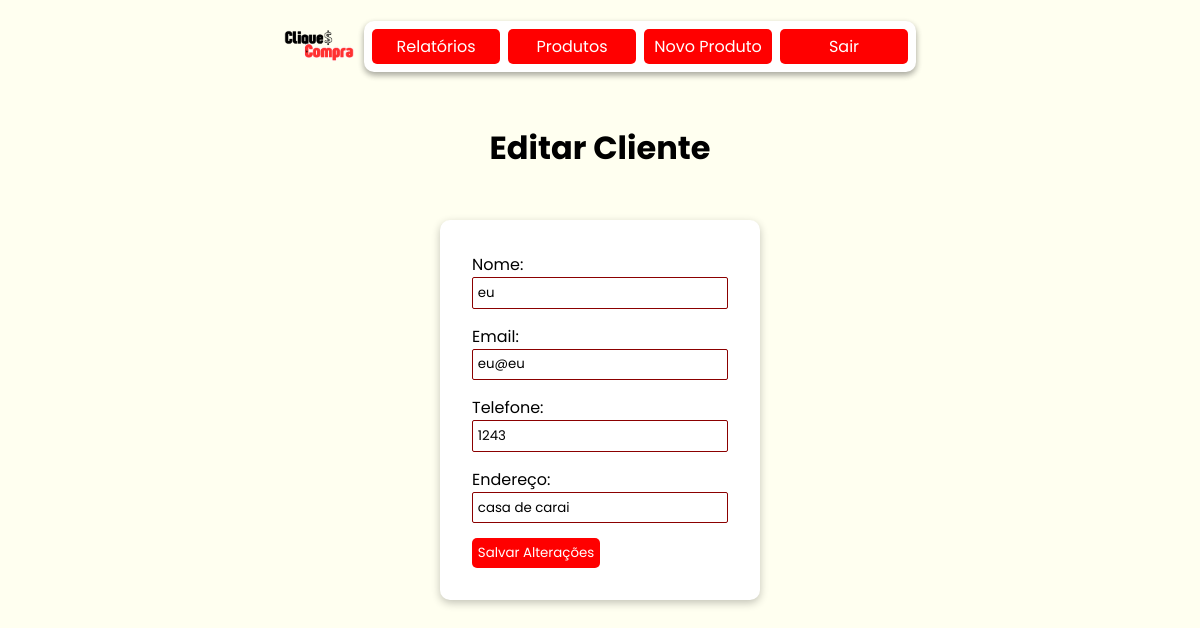
The page /clientes/edit/2 on the database as committed earlier.
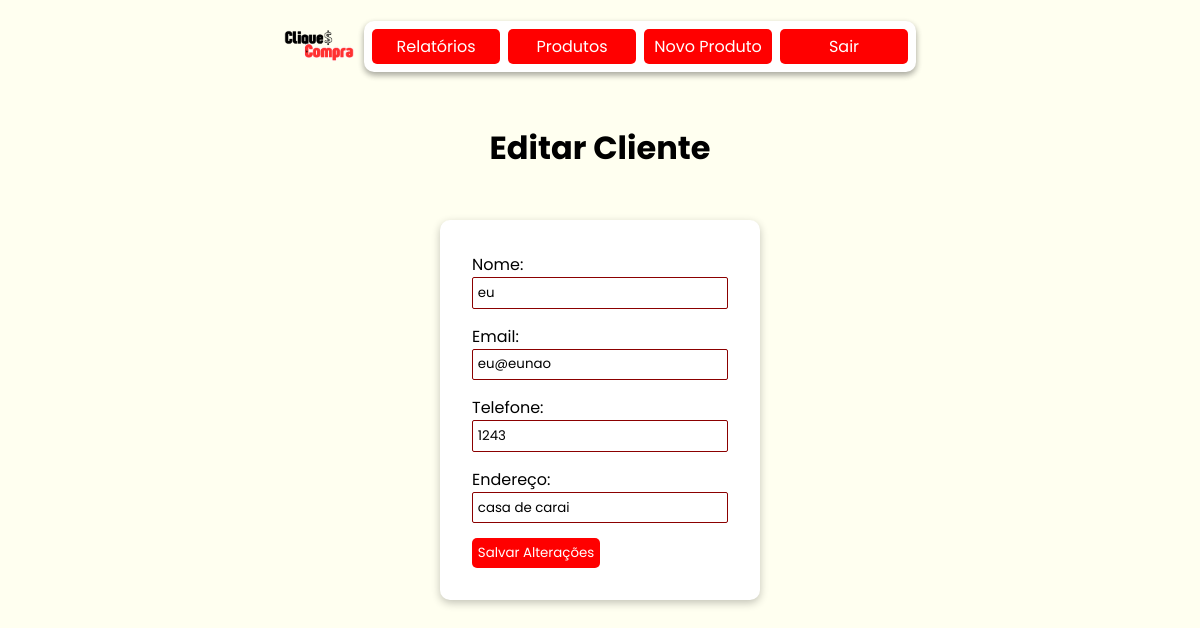
The same page on the database as committed later.
### models/clientes.py (models this page shows, shortened)
class Cliente(Base, UserMixin):
    __tablename__ = 'tb_clientes'
    cli_id:Mapped[int] = mapped_column(primary_key = True, autoincrement=True)
    cli_nome:Mapped[str] = mapped_column(nullable=False)
    cli_email:Mapped[str] = mapped_column(unique = True, nullable=False)
    cli_telefone:Mapped[str] = mapped_column(nullable=False)
    cli_endereco:Mapped[str] = mapped_column(nullable=False)
    vendas: Mapped[list["Venda"]] = relationship("Venda", back_populates="clientes")
    @classmethod
    def find(cls, **kwargs):
        if 'email' in kwargs:
            return session.query(cls).filter_by(cli_email=kwargs['email']).first() #SELECT * FROM tb_clientes WHERE cli_email = email
        elif 'id' in kwargs:
            return session.query(cls).filter_by(cli_id=kwargs['id']).first() #SELECT * FROM tb_clientes WHERE cli_id = id
        else:
            raise AttributeError('A busca deve ser feita por email ou id.')

### controllers/clientes.py (the view, shortened to what this page needs)
@cliente_bp.route('/edit/<int:cli_id>', methods=['POST','GET'])
def edit(cli_id):
    cliente = Cliente.find(id=cli_id)
    if cliente:
        return render_template('clientes/edit.html', cliente=cliente)
    else:
        flash("Cliente não encontrado.", "error")
        return redirect(url_for('cliente.view'))

### templates/clientes/edit.html (shortened to what this page needs)
{% extends "model.html" %}
{% block head_extras %}
<link rel="stylesheet" href="{{ url_for('static', filename='style/model.css') }}">
<link rel="stylesheet" href="{{ url_for('static', filename='style/edit.css') }}">
{% endblock %}
{% block content %}
<nav>
    <img src="../../static/assets/cliqueconta.png" alt="Logo do CliqueCompra">
    <div class="links cat">
        <a href="{{url_for('relatorio.filtros')}}">Relatórios</a>
        <a href="{{url_for('produtos.view')}}">Produtos</a>
        <a href="{{url_for('produtos.add')}}">Novo Produto</a>
        <a href="">Sair</a>
    </div>
</nav>
<main>
    <h1>Editar Cliente</h1>
    <form action="{{ url_for('cliente.edit', cli_id=cliente.cli_id) }}" method="POST" class="ed-cliente">
        <form action="{{ url_for('cliente.edit', cli_id=cliente.cli_id) }}" method="POST">
            <div>
                <label for="nome">Nome:</label>
                <input type="text" id="nome" name="nome" value="{{ cliente.cli_nome }}" required>
            </div>
            <div>
                <label for="email">Email:</label>
                <input type="email" id="email" name="email" value="{{ cliente.cli_email }}" required>
            </div>
            <div>
                <label for="telefone">Telefone:</label>
                <input type="text" id="telefone" name="telefone" value="{{ cliente.cli_telefone }}">
            </div>
            <div>
                <label for="endereco">Endereço:</label>
                <input type="text" id="endereco" name="endereco" value="{{ cliente.cli_endereco }}">
            </div>
            <button type="submit">Salvar Alterações</button>
        </form>
    </form>
</main>
{% endblock %}

Rows that differ between the two databases and show on the page:
changed Cliente "eu": email "eu@eu" → "eu@eunao"
